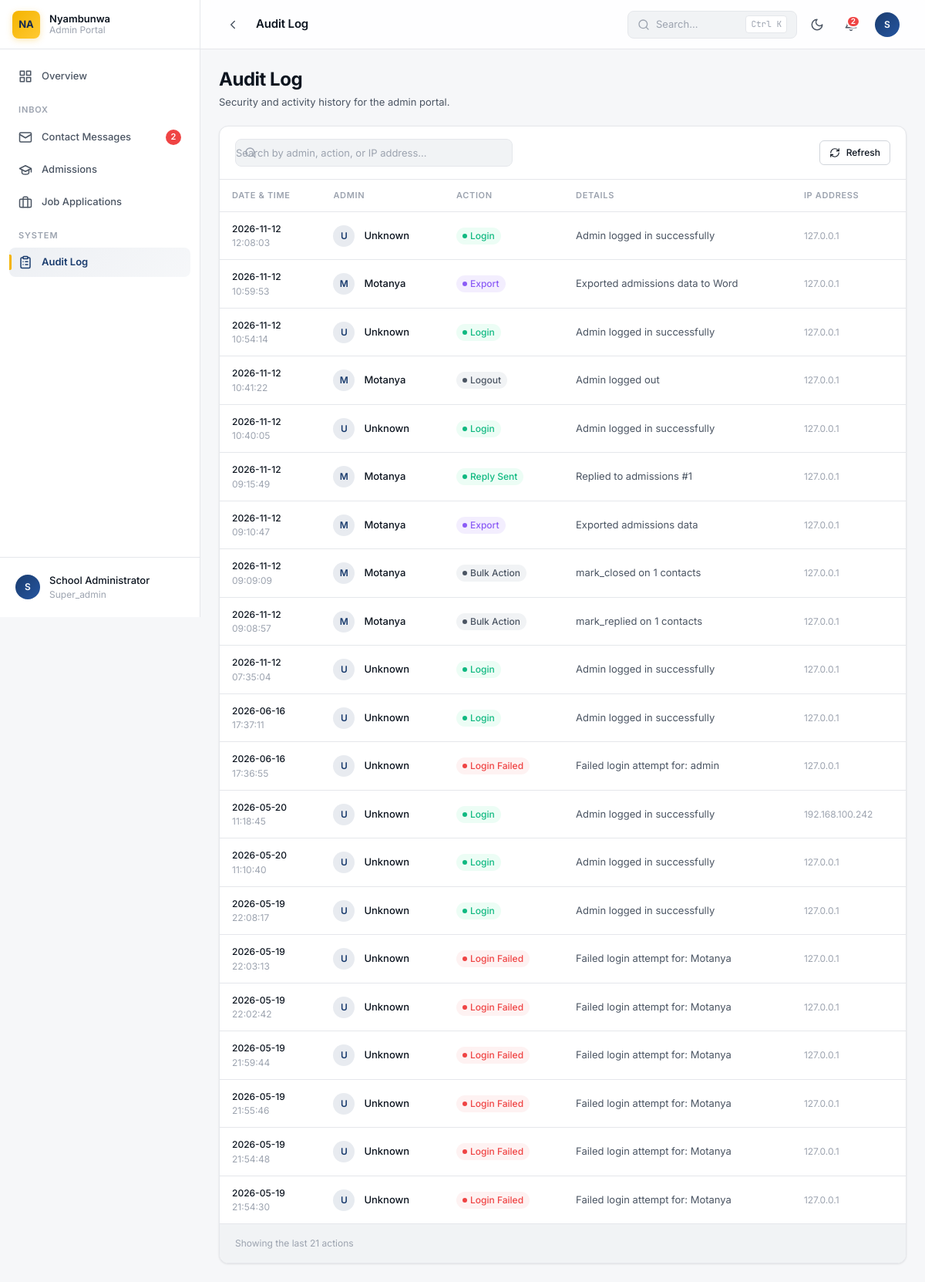
The app's page /admin/audit-log (signed in), older data.
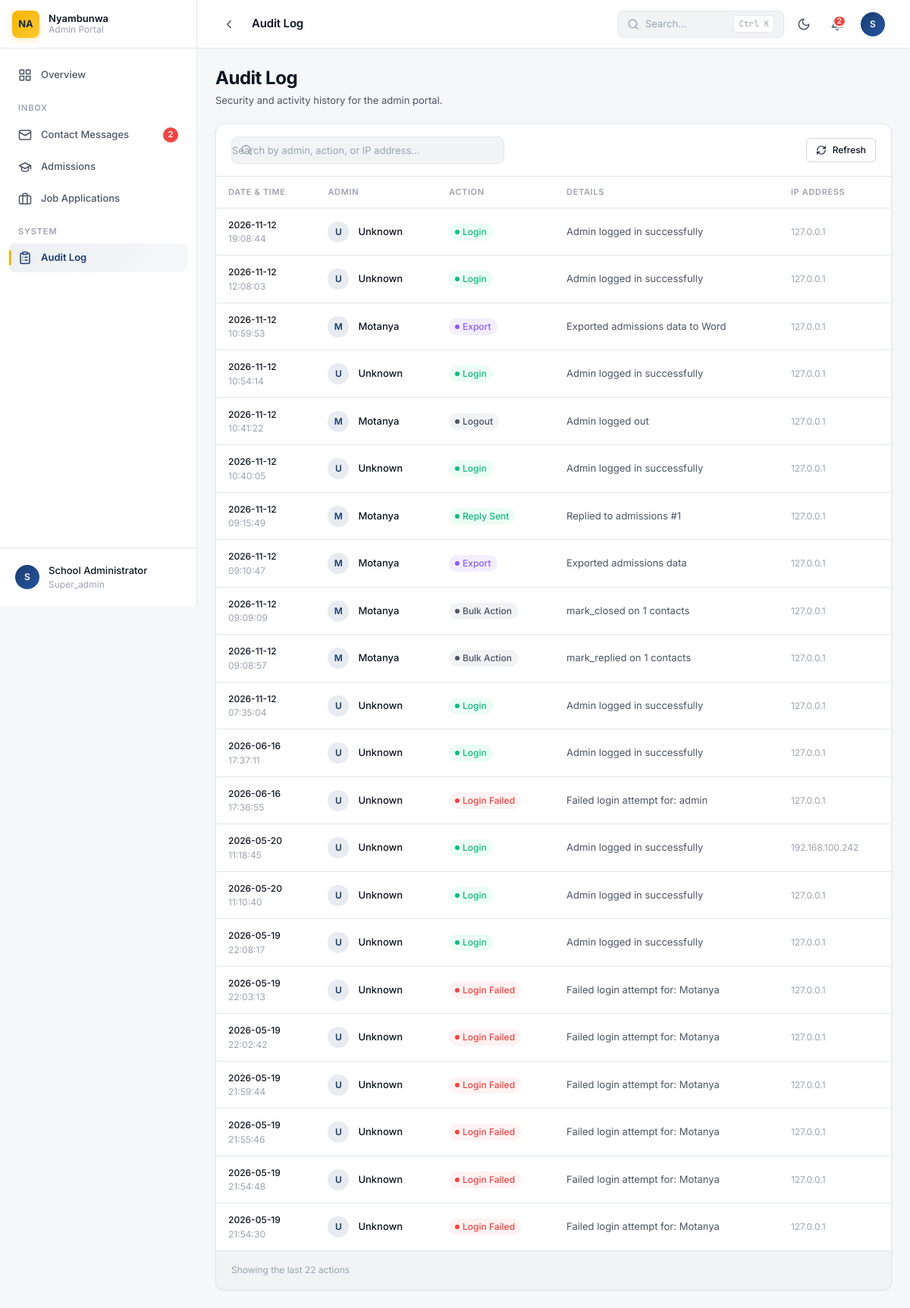
The same page, newer data.
### tables this page shows
CREATE TABLE audit_log (
            id INTEGER PRIMARY KEY AUTOINCREMENT,
            admin_username TEXT NOT NULL,
            action TEXT NOT NULL,
            details TEXT,
            ip_address TEXT,
            created_at TIMESTAMP DEFAULT CURRENT_TIMESTAMP
        );

### app.py (the view)
@app.route('/admin/audit-log')
@login_required
def view_audit_log():
    from database import get_audit_logs
    logs = get_audit_logs(200)
    stats = get_stats()
    return render_template('admin/audit.html', logs=logs, stats=stats)

### app.py (called while the page is built)
def login_required(f):
    @wraps(f)
    def decorated_function(*args, **kwargs):
        if 'admin_logged_in' not in session:
            return redirect(url_for('login_page'))
        if 'last_activity' in session:
            last_activity = datetime.fromisoformat(session['last_activity'])
            if datetime.now() - last_activity > timedelta(minutes=30):
                session.clear()
                return redirect(url_for('login_page'))
        session['last_activity'] = datetime.now().isoformat()
        return f(*args, **kwargs)
    return decorated_function

@app.before_request
def enforce_https():
    if not request.is_secure and os.environ.get('FLASK_ENV') == 'production':
        url = request.url.replace('http://', 'https://', 1)
        return redirect(url, code=301)

### database.py (called while the page is built)
def get_db():
    conn = sqlite3.connect(Config.DATABASE)
    conn.row_factory = sqlite3.Row
    return conn

def get_audit_logs(limit=100):
    conn = get_db()
    conn.row_factory = sqlite3.Row
    cursor = conn.cursor()
    cursor.execute('SELECT * FROM audit_log ORDER BY created_at DESC LIMIT ?', (limit,))
    results = [dict(row) for row in cursor.fetchall()]
    conn.close()
    return results

### templates/admin/audit.html (shortened to what the changed rows need)
{% extends "admin/base.html" %}
{% block page_title %}Audit Log{% endblock %}
{% block extra_head %}
<link rel="stylesheet" href="{{ url_for('static', filename='css/admin/tables.css') }}">
{% endblock %}
{% block content %}
<div class="page-header flex items-center justify-between" style="flex-wrap: wrap; gap: 1rem; margin-bottom: var(--space-5);">
    <div>
        <h1 class="page-title">Audit Log</h1>
    </div>
</div>
<div class="table-container">
    {% if logs %}
    <table class="data-table" id="audit-table">
        <thead>
            <tr>
                <th>Date & Time</th>
                <th>Admin</th>
                <th>Action</th>
                <th>Details</th>
                <th>IP Address</th>
            </tr>
        </thead>
        <tbody id="audit-body">
            {% for log in logs %}
            <tr class="audit-row">
                <td>
                    <span class="text-xs font-medium text-primary">{{ log.created_at[:10] }}</span>
                    <span class="text-xs text-muted" style="display: block;">{{ log.created_at[11:19] }}</span>
                </td>
                <td>
                    <div class="cell-person">
                        <div class="avatar avatar--primary avatar--sm">
                            {{ log.admin_username[0]|upper }}
                        </div>
                        <div class="cell-person__content">
                            <div class="cell-person__name">{{ log.admin_username }}</div>
                        </div>
                    </div>
                </td>
                <td>
                    {% if 'failed' in log.action %}
                    <span class="badge badge-error">
                        <span class="badge-dot"></span> {{ log.action|replace('_', ' ')|title }}
                    </span>
                    {% elif 'login' in log.action or 'reply' in log.action %}
                    <span class="badge badge-success">
                        <span class="badge-dot"></span> {{ log.action|replace('_', ' ')|title }}
                    </span>
                    {% elif 'delete' in log.action %}
                    <span class="badge badge-error" style="background: var(--color-error-bg); color: var(--color-error);">
                        <span class="badge-dot"></span> {{ log.action|replace('_', ' ')|title }}
                    </span>
                    {% elif 'export' in log.action %}
                    <span class="badge" style="background: rgba(139, 92, 246, 0.1); color: #8b5cf6;">
                        <span class="badge-dot"></span> {{ log.action|replace('_', ' ')|title }}
                    </span>
                    {% else %}
                    <span class="badge badge-neutral">
                        <span class="badge-dot"></span> {{ log.action|replace('_', ' ')|title }}
                    </span>
                    {% endif %}
                </td>
                <td>
                    <span class="text-sm text-secondary">{{ log.details or '—' }}</span>
                </td>
                <td>
                    <span class="text-xs font-mono text-muted">{{ log.ip_address or 'Unknown' }}</span>
                </td>
            </tr>
            {% endfor %}
        </tbody>
    </table>
    <div class="pagination">
        <div class="pagination__info">
            Showing the last {{ logs|length }} actions
        </div>
    </div>
    {% endif %}
</div>
{% endblock %}

Row changes from the older to the newer data that the page shows:
added audit_log: created_at "2026-11-12", created_at "19:08:44", admin_username "U", admin_username "Unknown", action "Login", details "Admin logged in successfully", ip_address "127.0.0.1"
Text that changed along with them:
{{ logs|length }}: "21" → "22"
